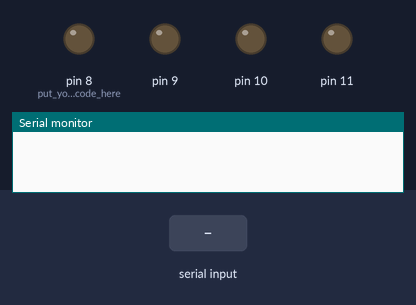
The sketch below on a simulated Arduino Uno, built with avr-gcc and run on an emulated ATmega328P. Shown: output pins drawn as LEDs (lit = HIGH), the last lines printed to the serial monitor. The test bench sets the inputs (shaded band).

Above: at 1.2 s.
1.3 s: "a" received over Serial
At 1.7 s:
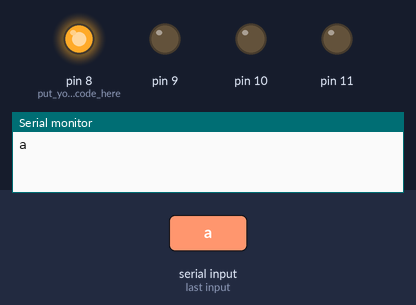
2.8 s: "e" received over Serial
At 3.4 s:
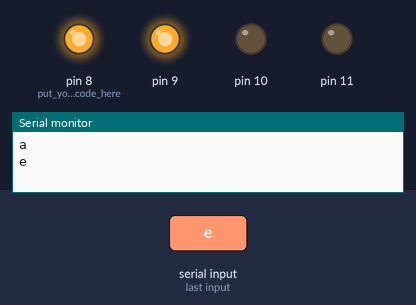
4.3 s: "d" received over Serial
At 5.5 s:
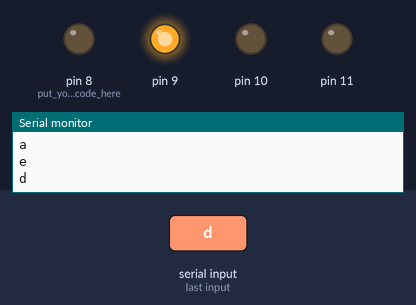
5.8 s: "f" received over Serial
At 6.9 s:
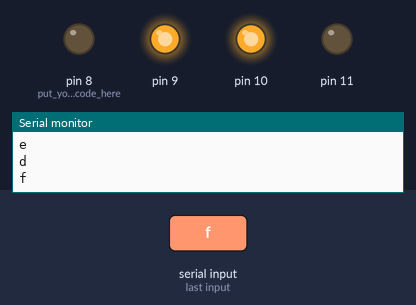
7.3 s: "h" received over Serial
At 8.1 s:
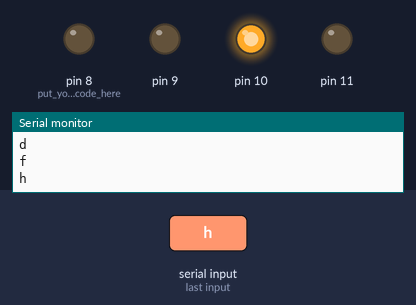
8.8 s: "c" received over Serial
At 9.2 s:
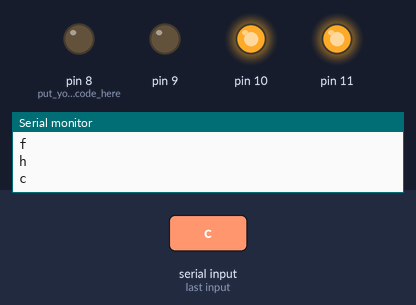
Timing chart, 0 to 11.3 s (numbered marks = the images above; inputs shaded):
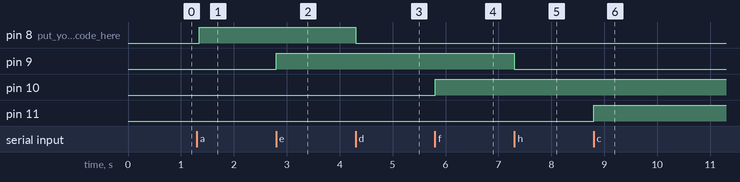

The sketch:

bt_lights.ino
```cpp
void setup() {
Serial.begin(9600);
pinMode(8, OUTPUT); // put your setup code here, to run once:
pinMode(9, OUTPUT);
pinMode(10, OUTPUT);
pinMode(11, OUTPUT);
}
void loop() {
// put your main code here, to run repeatedly:
if(Serial.available()>0)
{
char data= Serial.read(); // reading the data received from the bluetooth module
switch(data)
{
case 'a': digitalWrite(8, HIGH);break; // when a is pressed on the app on your smart phone
case 'd': digitalWrite(8, LOW);break; // when d is pressed on the app on your smart phone
case 'h': digitalWrite(9, LOW);break;
case 'e': digitalWrite(9, HIGH);break;
case 'f': digitalWrite(10, HIGH);break;
case 'g': digitalWrite(10, LOW);break;
case 'b': digitalWrite(11, LOW);break;
case 'c': digitalWrite(11, HIGH);break;
default : break;
}
Serial.println(data);
}
delay(50);
}
```

Measured:
- after the input at 1.3 s, pin 8 (put_your_setup_code_here): LOW → HIGH after 0.05 s
- after the input at 2.8 s, pin 9: LOW → HIGH at once
- after the input at 4.3 s, pin 8 (put_your_setup_code_here): HIGH → LOW at once
- after the input at 5.8 s, pin 10: LOW → HIGH at once
- after the input at 7.3 s, pin 9: HIGH → LOW at once
- after the input at 8.8 s, pin 11: LOW → HIGH at once
